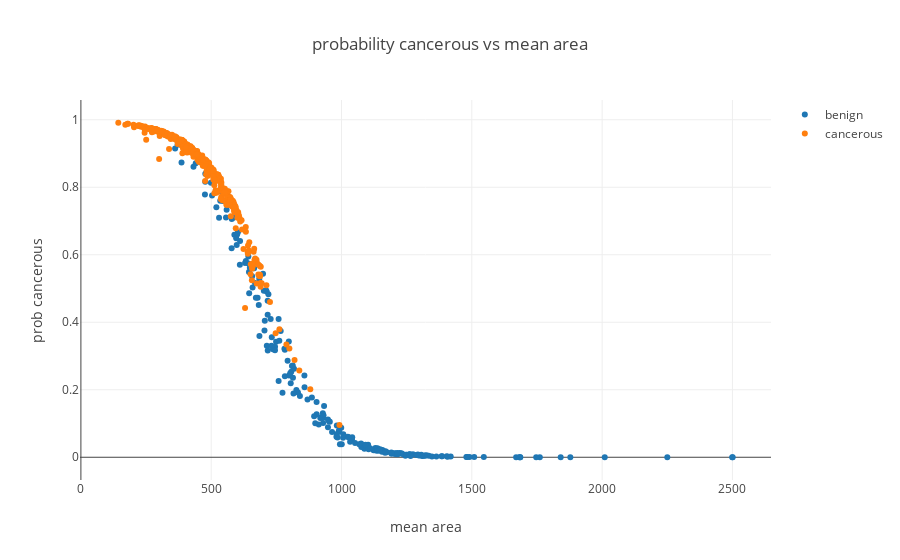

Notebook code cell kept with this figure:
### Markdown cell above
So we can see our classifier is assigning a higher likelihood of the cancerous cells in fact being cancerous.

### Code cell
benign_sigmoid_trace = trace_values(df_benign['mean area'], df_benign['prediction_probs'], name = 'benign')
cancerous_sigmoid_trace = trace_values(df_cancerous['mean area'], df_cancerous['prediction_probs'], name = 'cancerous')
plot([benign_sigmoid_trace, cancerous_sigmoid_trace], layout = {'xaxis': {'title': 'mean area'}, 'yaxis': {'title': 'prob cancerous'}, 'title': 'probability cancerous vs mean area'})

### Figure 1 — Plotly figure (JSON) as saved in the notebook; plotly's stock layout.template omitted (floating-point values rounded to 4 significant figures; data arrays with more than 128 entries replaced by an {"elided": "..."} marker saying what was removed)
{"data": [{"mode": "markers", "name": "benign", "text": [], "type": "scatter", "uid": "c2acc5fd-34df-48cc-bbde-db050aa13324", "x": {"elided": "212 float values"}, "y": {"elided": "212 float values"}}, {"mode": "markers", "name": "cancerous", "text": [], "type": "scatter", "uid": "e1d35be1-c73a-4966-bcae-0ce903ae4146", "x": {"elided": "357 float values"}, "y": {"elided": "357 float values"}}], "layout": {"autosize": true, "title": {"text": "probability cancerous vs mean area"}, "xaxis": {"autorange": true, "range": [-7.622, 2652.0], "title": {"text": "mean area"}, "type": "linear"}, "yaxis": {"autorange": true, "range": [-0.0726, 1.064], "title": {"text": "prob cancerous"}, "type": "linear"}}}
